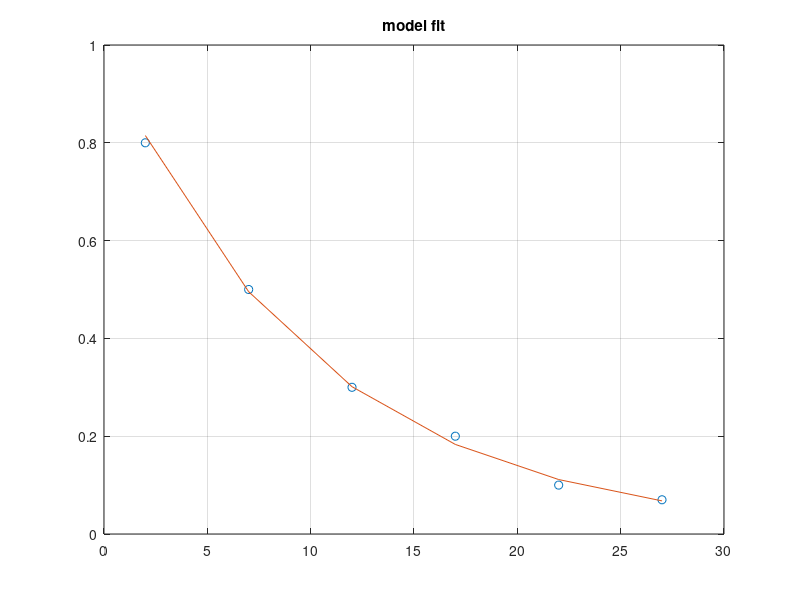

The MATLAB source for this figure:
clear; close all; clc;
X = [2:5:30]'; % X(input) data
Y = [0.8 0.5 0.3 0.2 0.1 0.07]'; % Y(response) data
n = length(X); % extract the length of data
XX = [ones(n,1) -X]; % Define the coefficient matrix
YY = log(Y); % log transformation
params = XX\YY; % estimate the parameters
theta1 = exp(params(1)); % recover the original parameter values
theta2 = params(2);
theta = [theta1, theta2];
Yfit = theta1*exp(-theta2*X); % Get the fitted values
figure;
plot(X,Y,'o',X,Yfit) % plot data and fitted values
title('model fit');
grid on


%% EXAMPLE

